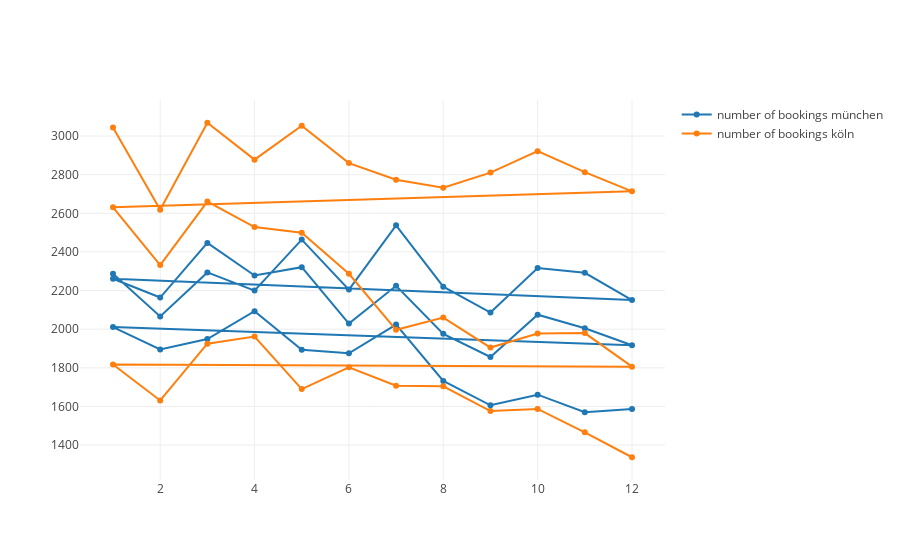

The code cell stored with this chart in its notebook:
### Code cell
trace0 = go.Scatter(
    x = Münchenyear.BOOKING_MONTH,
    y = Münchenyear.BOOKING_HAL_ID,
    mode = 'lines+markers',
    name = 'number of bookings münchen'
)
trace1 = go.Scatter(
    x = Münchenyear.BOOKING_MONTH,
    y = kyear.BOOKING_HAL_ID,
    mode = 'lines+markers',
    name = 'number of bookings köln'
)
fig = go.Figure(data=[trace0, trace1])
py.iplot(fig, filename="each year timeseries plot")

### Figure 1 — Plotly figure (JSON) as saved in the notebook; plotly's stock layout.template omitted (floating-point values rounded to 4 significant figures)
{"data": [{"mode": "lines+markers", "name": "number of bookings münchen", "type": "scatter", "x": [1, 2, 3, 4, 5, 6, 7, 8, 9, 10, 11, 12, 1, 2, 3, 4, 5, 6, 7, 8, 9, 10, 11, 12, 1, 2, 3, 4, 5, 6, 7, 8, 9, 10, 11, 12], "y": [2287, 2066, 2294, 2200, 2464, 2205, 2538, 2220, 2086, 2317, 2292, 2151, 2261, 2164, 2447, 2278, 2321, 2029, 2225, 1976, 1856, 2075, 2005, 1917, 2011, 1895, 1949, 2093, 1893, 1875, 2024, 1732, 1606, 1661, 1570, 1587]}, {"mode": "lines+markers", "name": "number of bookings köln", "type": "scatter", "x": [1, 2, 3, 4, 5, 6, 7, 8, 9, 10, 11, 12, 1, 2, 3, 4, 5, 6, 7, 8, 9, 10, 11, 12, 1, 2, 3, 4, 5, 6, 7, 8, 9, 10, 11, 12], "y": [3045, 2618, 3069, 2878, 3054, 2860, 2774, 2733, 2811, 2922, 2813, 2714, 2631, 2332, 2661, 2529, 2500, 2287, 1997, 2060, 1905, 1978, 1980, 1806, 1817, 1631, 1925, 1962, 1690, 1803, 1707, 1704, 1576, 1587, 1466, 1337]}], "layout": {}}
